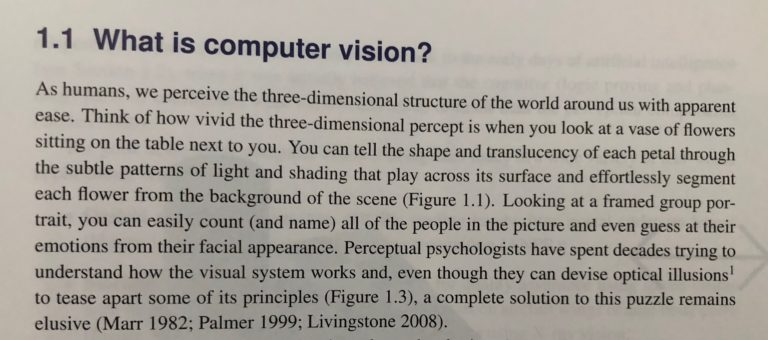
#> input picture pipeline/cv.jpg, 768 x 340 px
$ python from_bbuzz_2018.py --image cv.jpg
#> lines starting #> are read from the running program, lines starting #| are printed output that depends on the picture
import numpy as np
import imutils
import argparse
import cv2
import matplotlib as plt

arg_parse = argparse.ArgumentParser()
arg_parse.add_argument("-i", "--image", required=True,
                       help="Path to input image file")
args = vars(arg_parse.parse_args())

image = cv2.imread(args["image"])
#> image is the input picture: shape (340, 768, 3); mean B, G, R 152.8, 160.5, 165.7
image = imutils.resize(image, height=750)
#> image: shape (750, 1694, 3)

# Grayscale the img
gray = cv2.cvtColor(image, cv2.COLOR_BGR2GRAY)
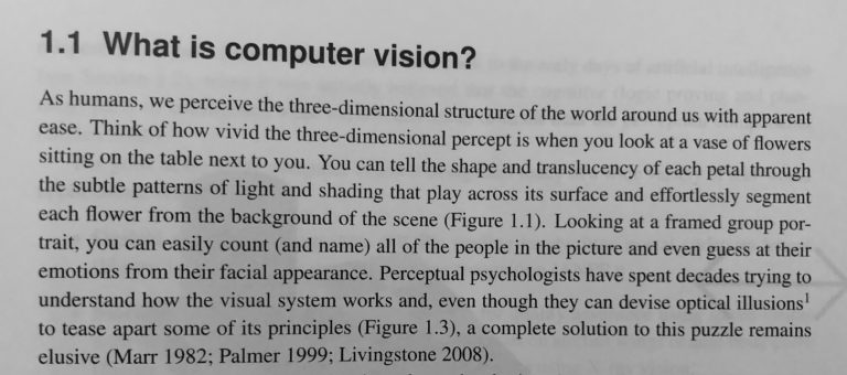
#> gray: shape (750, 1694) (shown at 1/2 size); min 0, max 209, mean 161.1
# Flip the foreground
im = cv2.bitwise_not(gray)
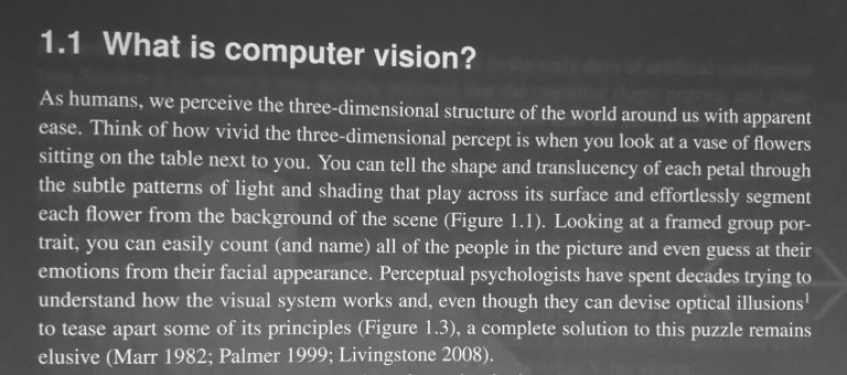
#> im: shape (750, 1694) (shown at 1/2 size); min 46, max 255, mean 93.9

cv2.imwrite("./process/0.jpg", image)

_, binary_thresh = cv2.threshold(im, 0, 255, cv2.THRESH_BINARY_INV)
#> binary_thresh: shape (750, 1694); every value is 0

cv2.imwrite("./process/1.jpg", binary_thresh)


rho = 1  # distance resolution in pixels of the Hough grid
theta = np.pi / 180  # angular resolution in radians of the Hough grid
threshold = 100  # minimum number of votes (intersections in Hough grid cell)
min_line_length = 600/2.0  # minimum number of pixels making up a line
max_line_gap = 20  # maximum gap in pixels between connectable line segments
# line_image = np.copy(im) * 0  # creating a blank to draw lines on

lines = cv2.HoughLinesP(binary_thresh, rho, theta, threshold,
                        min_line_length, max_line_gap)
#> lines = None

angle = 0


line_image = image.copy()

#> (the run stopped early here; a loop or call above may not have finished)
